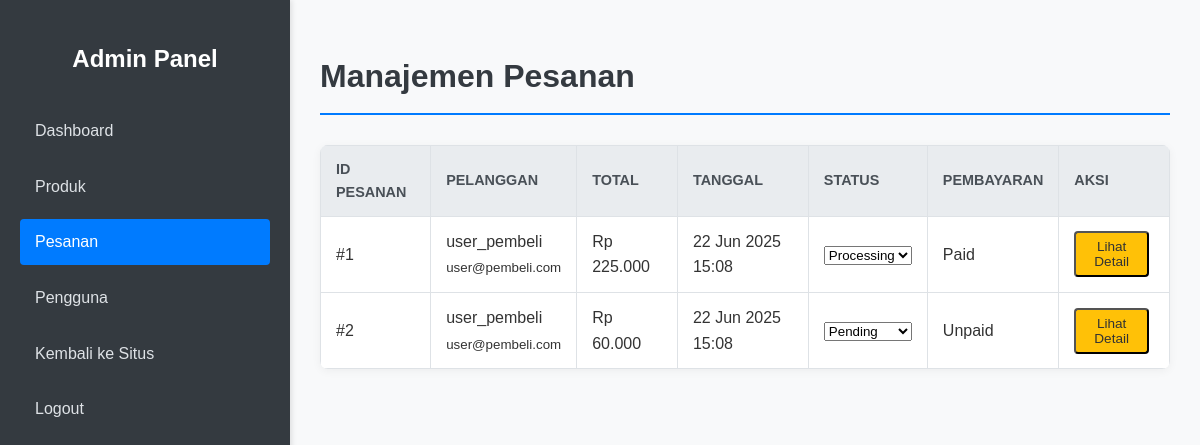
The app's page /admin/orders.php (signed in) with its own data.
### tables this page shows
CREATE TABLE `orders` (
  `id` INT(11) NOT NULL AUTO_INCREMENT,
  `user_id` INT(11) NOT NULL,  
  `order_date` TIMESTAMP DEFAULT CURRENT_TIMESTAMP,
  `total_amount` DECIMAL(10, 2) NOT NULL,
  `status` ENUM('pending', 'processing', 'shipped', 'delivered', 'cancelled') NOT NULL DEFAULT 'pending',
  `shipping_address` TEXT NOT NULL,
  `payment_method` VARCHAR(50) DEFAULT NULL,
  `payment_status` ENUM('paid', 'unpaid', 'refunded') NOT NULL DEFAULT 'unpaid',
  `created_at` TIMESTAMP DEFAULT CURRENT_TIMESTAMP,
  `updated_at` TIMESTAMP DEFAULT CURRENT_TIMESTAMP ON UPDATE CURRENT_TIMESTAMP,
  PRIMARY KEY (`id`),
  FOREIGN KEY (`user_id`) REFERENCES `users`(`id`) ON DELETE RESTRICT ON UPDATE CASCADE
);

CREATE TABLE `users` (
  `id` INT(11) NOT NULL AUTO_INCREMENT,
  `username` VARCHAR(50) NOT NULL UNIQUE,
  `email` VARCHAR(100) NOT NULL UNIQUE,
  `password` VARCHAR(255) NOT NULL,
  `fullname` VARCHAR(100) DEFAULT NULL,
  `address` TEXT DEFAULT NULL,
  `phone` VARCHAR(20) DEFAULT NULL,
  `role` ENUM('user', 'admin') NOT NULL DEFAULT 'user',  
  `created_at` TIMESTAMP DEFAULT CURRENT_TIMESTAMP,
  `updated_at` TIMESTAMP DEFAULT CURRENT_TIMESTAMP ON UPDATE CURRENT_TIMESTAMP,
  PRIMARY KEY (`id`)
);

### admin/orders.php (the view, shortened to what this page needs)
<?php
$pdo = getDbConnection();
$orders = [];
try {
    $stmt_orders = $pdo->prepare("
        SELECT o.*, u.username, u.email
        FROM orders o
        JOIN users u ON o.user_id = u.id
        ORDER BY o.order_date DESC
    ");
    $stmt_orders->execute();
    $orders = $stmt_orders->fetchAll();
} catch (PDOException $e) {
    $message = 'Terjadi kesalahan database saat mengambil daftar pesanan: ' . $e->getMessage();
    $message_type = 'error';
    $orders = [];
}
include __DIR__ . '/includes/header.php';
?>
<h1>Manajemen Pesanan</h1>
<?php if (!empty($orders)): ?>
    <table class="admin-table">
        <thead>
            <tr>
                <th>ID Pesanan</th>
                <th>Pelanggan</th>
                <th>Total</th>
                <th>Tanggal</th>
                <th>Status</th>
                <th>Pembayaran</th>
                <th>Aksi</th>
            </tr>
        </thead>
        <tbody>
            <?php foreach ($orders as $order): ?>
                <tr>
                    <td>#<?php echo htmlspecialchars($order['id']); ?></td>
                    <td>
                        <?php echo htmlspecialchars($order['username']); ?>
                        <br><small><?php echo htmlspecialchars($order['email']); ?></small>
                    </td>
                    <td>Rp <?php echo number_format($order['total_amount'], 0, ',', '.'); ?></td>
                    <td><?php echo date('d M Y H:i', strtotime($order['order_date'])); ?></td>
                    <td>
                        <form action="orders.php" method="POST" style="display: inline;">
                            <select name="status" onchange="this.form.submit()">
                                <option value="pending" <?php echo ($order['status'] == 'pending') ? 'selected' : ''; ?>>Pending</option>
                                <option value="processing" <?php echo ($order['status'] == 'processing') ? 'selected' : ''; ?>>Processing</option>
                            </select>
                        </form>
                    </td>
                    <td><?php echo ucfirst(htmlspecialchars($order['payment_status'])); ?></td>
                    <td class="actions-buttons">
                        <button type="button" class="button edit-btn" onclick="toggleOrderDetails(<?php echo htmlspecialchars($order['id']); ?>)">Lihat Detail</button>
                    </td>
                </tr>
            <?php endforeach; ?>
        </tbody>
    </table>
<?php else: ?>
    <p style="text-align: center; margin-top: 50px;">Belum ada pesanan yang masuk.</p>
<?php endif; ?>
<?php include __DIR__ . '/includes/footer.php'; ?>

### admin/includes/header.php (shortened to what this page needs)
<!DOCTYPE html>
<html lang="id">
<head>
    <link rel="stylesheet" href="../assets/css/style.css">
</head>
<body>
    <div class="admin-wrapper">
        <div class="admin-sidebar">
            <h2>Admin Panel</h2>
            <ul>
                <li><a href="dashboard.php" class="<?php echo (basename($_SERVER['PHP_SELF']) == 'dashboard.php') ? 'active' : ''; ?>">Dashboard</a></li>
                <li><a href="products.php" class="<?php echo (basename($_SERVER['PHP_SELF']) == 'products.php' || basename($_SERVER['PHP_SELF']) == 'add_edit_product.php') ? 'active' : ''; ?>">Produk</a></li>
                <li><a href="orders.php" class="<?php echo (basename($_SERVER['PHP_SELF']) == 'orders.php') ? 'active' : ''; ?>">Pesanan</a></li>
                <li><a href="users.php" class="<?php echo (basename($_SERVER['PHP_SELF']) == 'users.php') ? 'active' : ''; ?>">Pengguna</a></li>
                <li><a href="../index.php">Kembali ke Situs</a></li>
                <li><a href="../logout.php">Logout</a></li>
            </ul>
        </div>
        <div class="admin-content">

### admin/includes/footer.php (shortened to what this page needs)
        </div> </div> </body>
</html>

### assets/css/style.css (style rules this page uses)
body { font-family: Arial, sans-serif; margin: 0; padding: 0; background-color: #f4f4f4; color: #333; line-height: 1.6; }
.button { display: inline-block; background-color: #007bff; color: #fff; padding: 10px 20px; text-decoration: none; border-radius: 5px; transition: background-color 0.3s ease; }
.admin-table .actions-buttons .edit-btn { background-color: #ffc107; color: #333; }
.admin-wrapper { display: flex; flex: 1; }
.admin-sidebar { width: 250px; background-color: #343a40; color: #fff; padding: 20px; box-shadow: 2px 0 5px rgba(0,0,0,0.1); flex-shrink: 0; }
.admin-sidebar h2 { text-align: center; color: #fff; margin-bottom: 30px; font-size: 1.5rem; }
.admin-sidebar ul { list-style: none; padding: 0; }
.admin-sidebar ul li { margin-bottom: 10px; }
.admin-sidebar ul li a { display: block; color: #dee2e6; text-decoration: none; padding: 10px 15px; border-radius: 4px; transition: background-color 0.3s ease; }
.admin-sidebar ul li a:hover, .admin-sidebar ul li a.active { background-color: #007bff; color: #fff; }
.admin-content { flex: 1; padding: 30px; }
.admin-content h1 { color: #343a40; margin-bottom: 30px; border-bottom: 2px solid #007bff; padding-bottom: 10px; }
.admin-table { width: 100%; border-collapse: collapse; margin-top: 20px; background-color: #fff; box-shadow: 0 2px 10px rgba(0,0,0,0.05); border-radius: 8px; overflow: hidden; }
.admin-table th, .admin-table td { border: 1px solid #dee2e6; padding: 12px 15px; text-align: left; vertical-align: middle; }
.admin-table th { background-color: #e9ecef; font-weight: bold; color: #495057; text-transform: uppercase; font-size: 0.9rem; }
.admin-table .actions-buttons .button { padding: 6px 10px; font-size: 0.85rem; margin-right: 5px; text-decoration: none; display: inline-block; border-radius: 4px; }

### admin/includes/header.php (style rules this page uses)
body { display: flex; min-height: 100vh; flex-direction: column; background-color: #f8f9fa; }
.admin-wrapper { display: flex; flex: 1; }
.admin-sidebar { width: 250px; background-color: #343a40; color: #fff; padding: 20px; box-shadow: 2px 0 5px rgba(0,0,0,0.1); }
.admin-sidebar h2 { text-align: center; color: #fff; margin-bottom: 30px; font-size: 1.5rem; }
.admin-sidebar ul { list-style: none; padding: 0; }
.admin-sidebar ul li { margin-bottom: 10px; }
.admin-sidebar ul li a { display: block; color: #dee2e6; text-decoration: none; padding: 10px 15px; border-radius: 4px; transition: background-color 0.3s ease; }
.admin-sidebar ul li a:hover, .admin-sidebar ul li a.active { background-color: #007bff; color: #fff; }
.admin-content { flex: 1; padding: 30px; }
.admin-content h1 { color: #343a40; margin-bottom: 30px; border-bottom: 2px solid #007bff; padding-bottom: 10px; }
.admin-table { width: 100%; border-collapse: collapse; margin-top: 20px; background-color: #fff; box-shadow: 0 2px 10px rgba(0,0,0,0.05); border-radius: 8px; overflow: hidden; }
.admin-table th, .admin-table td { border: 1px solid #dee2e6; padding: 12px 15px; text-align: left; vertical-align: middle; }
.admin-table th { background-color: #e9ecef; font-weight: bold; color: #495057; text-transform: uppercase; font-size: 0.9rem; }
.admin-table .actions-buttons .button { padding: 6px 10px; font-size: 0.85rem; margin-right: 5px; text-decoration: none; display: inline-block; border-radius: 4px; }
.admin-table .actions-buttons .edit-btn { background-color: #ffc107; color: #333; }

### records on screen
orders: id "1", user.username "user_pembeli", user.email "user@pembeli.com", total_amount "225.000", order_date "22 Jun 2025 15:08", status "Processing", payment_status "Paid"
orders: id "2", user.username "user_pembeli", user.email "user@pembeli.com", total_amount "60.000", order_date "22 Jun 2025 15:08", status "Pending", payment_status "Unpaid"
